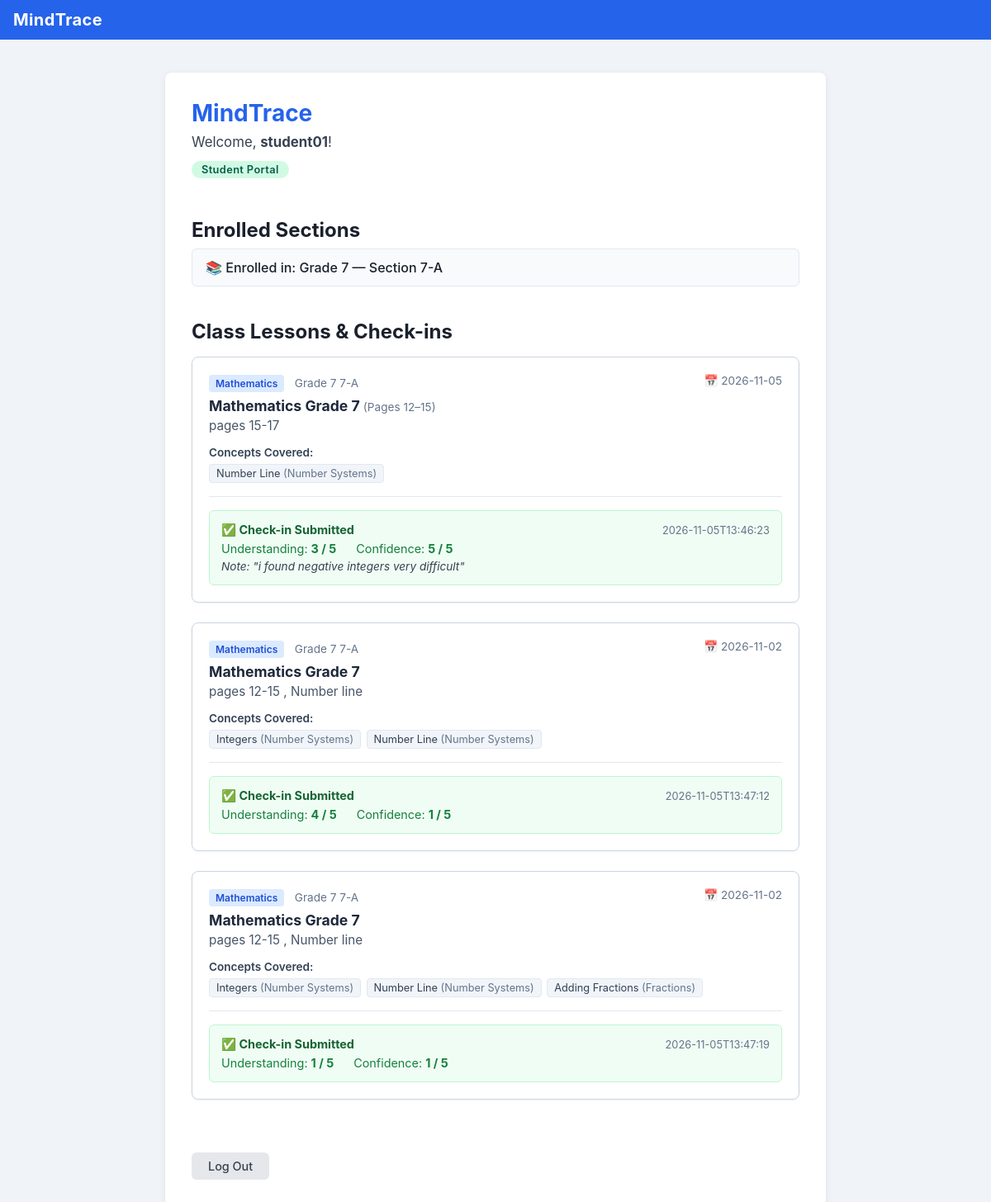
Screenshot of /dashboard/student (signed in) with the database file from the repository.
### tables this page shows
CREATE TABLE sections (
            id       INTEGER PRIMARY KEY AUTOINCREMENT,
            class_id INTEGER NOT NULL REFERENCES classes(id),
            name     TEXT    NOT NULL,
            UNIQUE (class_id, name)
        );

CREATE TABLE classes (
            id   INTEGER PRIMARY KEY AUTOINCREMENT,
            name TEXT    NOT NULL UNIQUE
        );

CREATE TABLE lessons (
            id          INTEGER PRIMARY KEY AUTOINCREMENT,
            teacher_id  INTEGER NOT NULL REFERENCES users(id),
            section_id  INTEGER NOT NULL REFERENCES sections(id),
            subject_id  INTEGER NOT NULL REFERENCES subjects(id),
            lesson_date TEXT    NOT NULL,
            notes       TEXT
        , page_start INTEGER, page_end INTEGER);

CREATE TABLE subjects (
            id   INTEGER PRIMARY KEY AUTOINCREMENT,
            name TEXT    NOT NULL UNIQUE
        );

CREATE TABLE textbooks (
            id         INTEGER PRIMARY KEY AUTOINCREMENT,
            subject_id INTEGER NOT NULL REFERENCES subjects(id),
            title      TEXT    NOT NULL,
            edition    TEXT, grade_level INTEGER,
            UNIQUE (subject_id, title, edition)
        );

CREATE TABLE concepts (
            id          INTEGER PRIMARY KEY AUTOINCREMENT,
            chapter_id  INTEGER NOT NULL REFERENCES chapters(id),
            name        TEXT    NOT NULL,
            description TEXT,
            UNIQUE (chapter_id, name)
        );

CREATE TABLE chapters (
            id          INTEGER PRIMARY KEY AUTOINCREMENT,
            textbook_id INTEGER NOT NULL REFERENCES textbooks(id),
            number      INTEGER NOT NULL,
            title       TEXT    NOT NULL,
            UNIQUE (textbook_id, number)
        );

CREATE TABLE student_checkins (
            id            INTEGER PRIMARY KEY AUTOINCREMENT,
            student_id    INTEGER NOT NULL REFERENCES users(id),
            lesson_id     INTEGER REFERENCES lessons(id),
            concept_id    INTEGER REFERENCES concepts(id),
            understanding INTEGER NOT NULL CHECK(understanding BETWEEN 1 AND 5),
            confidence    INTEGER NOT NULL CHECK(confidence BETWEEN 1 AND 5),
            note          TEXT,
            checked_in_at TEXT    NOT NULL,
            CHECK (lesson_id IS NOT NULL OR concept_id IS NOT NULL),
            UNIQUE (student_id, lesson_id, concept_id)
        );

### app.py (the view)
@app.route("/dashboard/student")
def student_dashboard():
    if session.get("role") != "student":
        return redirect(url_for("login"))
    conn = get_db()
    student_id = session["user_id"]
    enrolled_sections = conn.execute(
        """SELECT s.id, s.name as section_name, c.name as class_name
           FROM student_sections ss
           JOIN sections s ON s.id = ss.section_id
           JOIN classes c ON c.id = s.class_id
           WHERE ss.student_id = ?""",
        (student_id,)
    ).fetchall()
    section_ids = [s["id"] for s in enrolled_sections]
    lessons = []
    if section_ids:
        placeholders = ",".join("?" * len(section_ids))
        lessons_rows = conn.execute(
            f"""SELECT l.id, l.lesson_date, l.notes, l.page_start, l.page_end,
                       s.name as section_name, c.name as class_name,
                       sub.name as subject_name, t.title as textbook_title,
                       u.username as teacher_username
               FROM lessons l
               JOIN sections s ON s.id = l.section_id
               JOIN classes c ON c.id = s.class_id
               JOIN subjects sub ON sub.id = l.subject_id
               JOIN users u ON u.id = l.teacher_id
               LEFT JOIN textbooks t ON t.subject_id = l.subject_id
               WHERE l.section_id IN ({placeholders})
               ORDER BY l.lesson_date DESC, l.id DESC""",
            tuple(section_ids)
        ).fetchall()
        for row in lessons_rows:
            lesson_dict = dict(row)
            concepts = conn.execute(
                """SELECT c.id, c.name, ch.title as chapter_title
                   FROM lesson_concepts lc
                   JOIN concepts c ON c.id = lc.concept_id
                   JOIN chapters ch ON ch.id = c.chapter_id
                   WHERE lc.lesson_id = ?""",
                (lesson_dict["id"],)
            ).fetchall()
            lesson_dict["concepts"] = [dict(c) for c in concepts]
            checkin = conn.execute(
                """SELECT * FROM student_checkins
                   WHERE student_id = ? AND lesson_id = ? AND concept_id IS NULL""",
                (student_id, lesson_dict["id"])
            ).fetchone()
            lesson_dict["checkin"] = dict(checkin) if checkin else None
            lessons.append(lesson_dict)
    conn.close()
    return render_template(
        "student_dashboard.html",
        username=session["username"],
        enrolled_sections=enrolled_sections,
        lessons=lessons,
    )

### app.py (called while the page is built)
@app.before_request
def setup():
    init_db()

### database.py (called while the page is built)
def get_db():
    conn = sqlite3.connect(DB_PATH)
    conn.row_factory = sqlite3.Row
    conn.execute("PRAGMA foreign_keys = ON")
    conn.execute("PRAGMA recursive_triggers = ON")
    return conn

### templates/student_dashboard.html (shortened to what this page needs)
{% extends "base.html" %}
{% block content %}
<div class="dashboard-card" style="max-width: 800px;">
    <h1 class="dashboard-title">MindTrace</h1>
    <p class="welcome-message">Welcome, <strong>{{ username }}</strong>!</p>
    <span class="role-badge role-student">Student Portal</span>
    <section style="margin-top: 1.5rem;">
        <h2>Enrolled Sections</h2>
        {% if enrolled_sections %}
            <ul style="list-style: none; padding: 0; margin-top: 0.5rem;">
                {% for s in enrolled_sections %}
                <li style="background: #f8fafc; padding: 0.75rem 1rem; border: 1px solid #e2e8f0; border-radius: 0.375rem; margin-bottom: 0.5rem; font-weight: 500;">
                    📚 Enrolled in: {{ s.class_name }} — Section {{ s.section_name }}
                </li>
                {% endfor %}
            </ul>
        {% else %}
            <p style="color: #64748b; margin-top: 0.5rem;">You are not currently enrolled in any section.</p>
        {% endif %}
    </section>
    <section style="margin-top: 2.5rem;">
        <h2>Class Lessons & Check-ins</h2>
        {% if lessons %}
            <div style="display: flex; flex-direction: column; gap: 1.5rem; margin-top: 1rem;">
                {% for l in lessons %}
                <div style="background: #ffffff; border: 1px solid #cbd5e1; border-radius: 0.5rem; padding: 1.25rem; box-shadow: 0 1px 3px rgba(0,0,0,0.05);">
                    <div style="display: flex; justify-content: space-between; align-items: flex-start; margin-bottom: 0.5rem;">
                        <div>
                            <span style="background: #dbeafe; color: #1d4ed8; font-size: 0.75rem; font-weight: 600; padding: 0.2rem 0.5rem; border-radius: 0.25rem;">{{ l.subject_name }}</span>
                            <span style="color: #64748b; font-size: 0.85rem; margin-left: 0.5rem;">{{ l.class_name }} {{ l.section_name }}</span>
                        </div>
                        <span style="color: #64748b; font-size: 0.85rem;">📅 {{ l.lesson_date }}</span>
                    </div>
                    <h3 style="font-size: 1.1rem; color: #1e293b; margin-bottom: 0.25rem;">
                        {{ l.textbook_title or "Lesson" }}
                        {% if l.page_start and l.page_end %}
                            <span style="font-size: 0.85rem; color: #64748b; font-weight: normal;">(Pages {{ l.page_start }}–{{ l.page_end }})</span>
                        {% elif l.page_start %}
                            <span style="font-size: 0.85rem; color: #64748b; font-weight: normal;">(Page {{ l.page_start }})</span>
                        {% endif %}
                    </h3>
                    {% if l.notes %}
                    <p style="color: #475569; font-size: 0.95rem; margin-bottom: 0.75rem;">{{ l.notes }}</p>
                    {% endif %}
                    {% if l.concepts %}
                    <div style="margin-bottom: 1rem;">
                        <span style="font-size: 0.85rem; font-weight: 600; color: #334155;">Concepts Covered:</span>
                        <div style="display: flex; flex-wrap: wrap; gap: 0.4rem; margin-top: 0.3rem;">
                            {% for c in l.concepts %}
                            <span style="background: #f1f5f9; color: #334155; font-size: 0.8rem; padding: 0.2rem 0.5rem; border-radius: 0.25rem; border: 1px solid #e2e8f0;">
                                {{ c.name }} <span style="color: #64748b;">({{ c.chapter_title }})</span>
                            </span>
                            {% endfor %}
                        </div>
                    </div>
                    {% endif %}
                    <hr style="border: none; border-top: 1px solid #e2e8f0; margin: 1rem 0;">
                    {% if l.checkin %}
                        <div style="background: #f0fdf4; border: 1px solid #bbf7d0; border-radius: 0.375rem; padding: 0.875rem;">
                            <div style="display: flex; justify-content: space-between; align-items: center; margin-bottom: 0.3rem;">
                                <strong style="color: #166534; font-size: 0.9rem;">✅ Check-in Submitted</strong>
                                <span style="color: #64748b; font-size: 0.8rem;">{{ l.checkin.checked_in_at }}</span>
                            </div>
                            <div style="display: flex; gap: 1.5rem; font-size: 0.9rem; color: #15803d; margin-top: 0.25rem;">
                                <span>Understanding: <strong>{{ l.checkin.understanding }} / 5</strong></span>
                                <span>Confidence: <strong>{{ l.checkin.confidence }} / 5</strong></span>
                            </div>
                            {% if l.checkin.note %}
                            <p style="font-size: 0.85rem; color: #374151; margin-top: 0.3rem; font-style: italic;">Note: "{{ l.checkin.note }}"</p>
                            {% endif %}
                        </div>
                    {% endif %}
                </div>
                {% endfor %}
            </div>
        {% else %}
            <p style="color: #64748b; margin-top: 0.5rem;">No lessons recorded for your section yet.</p>
        {% endif %}
    </section>
    <div style="margin-top: 2.5rem;">
        <a href="{{ url_for('logout') }}" class="btn-logout">Log Out</a>
    </div>
</div>
{% endblock %}

### templates/base.html (shortened to what this page needs)
<!DOCTYPE html>
<html lang="en">
<head>
    <link rel="stylesheet" href="{{ url_for('static', filename='style.css') }}">
</head>
<body>
    <header class="site-header">
        <span class="site-logo">MindTrace</span>
    </header>
    <main class="main-content">
        {% block content %}{% endblock %}
    </main>
</body>
</html>

### static/style.css (style rules this page uses)
*, *::before, *::after { box-sizing: border-box; margin: 0; padding: 0; }
body { font-family: -apple-system, BlinkMacSystemFont, "Segoe UI", Roboto, Helvetica, Arial, sans-serif; background: #f0f4f8; color: #1a202c; min-height: 100vh; display: flex; flex-direction: column; }
.site-header { background: #2563EB; padding: 0.75rem 1rem; }
.site-logo { color: #ffffff; font-size: 1.25rem; font-weight: 700; letter-spacing: 0.02em; }
.main-content { flex: 1; display: flex; justify-content: center; align-items: flex-start; padding: 2.5rem 1rem; }
.btn-logout { display: inline-block; margin-top: 1.5rem; padding: 0.5rem 1.25rem; background: #e5e7eb; color: #374151; font-size: 0.9rem; font-weight: 500; border-radius: 0.375rem; text-decoration: none; transition: background 0.15s; }
.dashboard-card { background: #ffffff; border-radius: 0.5rem; box-shadow: 0 2px 8px rgba(0, 0, 0, 0.08); padding: 2rem; width: 100%; max-width: 560px; }
.dashboard-title { font-size: 1.75rem; font-weight: 700; color: #2563EB; margin-bottom: 0.5rem; }
.welcome-message { font-size: 1.05rem; color: #374151; margin-bottom: 0.75rem; }
.role-badge { display: inline-block; padding: 0.2rem 0.75rem; border-radius: 999px; font-size: 0.8rem; font-weight: 600; letter-spacing: 0.03em; margin-bottom: 1.5rem; }
.role-student { background: #d1fae5; color: #065f46; }

### rows the page displays
sections: class_name "Grade 7", section_name "7-A"
lessons: subject_name "Mathematics", class_name "Grade 7", section_name "7-A", lesson_date "2026-11-05", title "Mathematics Grade 7", page_start "12", page_end "15", notes "pages 15-17", checkin.checked_in_at "2026-11-05T13:46:23", checkin.understanding "3", checkin.confidence "5", checkin.note "i found negative integers very difficult"
concepts: name "Number Line", chapter_title "Number Systems"
lessons: subject_name "Mathematics", class_name "Grade 7", section_name "7-A", lesson_date "2026-11-02", title "Mathematics Grade 7", notes "pages 12-15 , Number line", checkin.checked_in_at "2026-11-05T13:47:12", checkin.understanding "4", checkin.confidence "1"
concepts: name "Integers", chapter_title "Number Systems"
lessons: subject_name "Mathematics", class_name "Grade 7", section_name "7-A", lesson_date "2026-11-02", title "Mathematics Grade 7", notes "pages 12-15 , Number line", checkin.checked_in_at "2026-11-05T13:47:19", checkin.understanding "1", checkin.confidence "1"
concepts: name "Adding Fractions", chapter_title "Fractions"

### other values shown
{{ username }} "student01"
